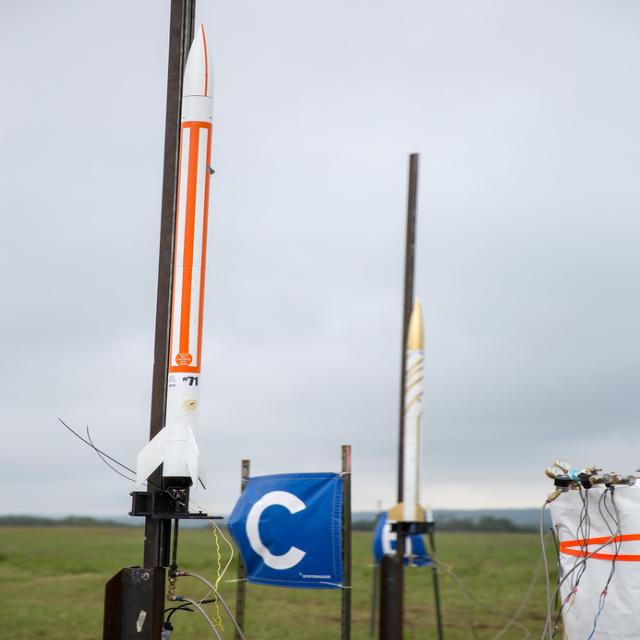
#> input picture Backend/models/Weapon_Detection/Data/test/images/02eb2bced7f8b198_jpg.rf.882ddf6fcae23f28789b81182312c66c.jpg, 640 x 640 px; its folder holds only this picture in this run
$ python -i crowd.py   (imports and definitions only)
#> lines starting #> are read from the running program, lines starting #| are printed output that depends on the picture; after the words box and inside, x2 and y2 are one past the last pixel; in counts of white or black regions, pixels touching at a corner belong together
#> further down, picture is the input picture: shape (640, 640, 3); mean B, G, R 191.2, 188.3, 184.4
# ==============================
# detection/crowd.py (Precise Face Blur + Original Logic)
# ==============================

import time
import cv2
import threading
from deep_sort_realtime.deepsort_tracker import DeepSort
import shared_state as state
from utils.telegram_utils import send_telegram_alert
from utils.db_utils import save_alert_to_db

# -----------------------------
# FACE DETECTOR (Privacy Blur)
# -----------------------------
face_cascade = cv2.CascadeClassifier(
    cv2.data.haarcascades + 'haarcascade_frontalface_default.xml'
)

# -----------------------------
# DeepSORT Tracker
# -----------------------------
# [6 lines that did not run here, left out]

# -----------------------------
# PRECISE FACE BLUR FUNCTION
# -----------------------------
def blur_all_faces(image):
    """
    Highly precise face blurring.
    Adjusted scaleFactor and minNeighbors to detect more faces in a crowd.
    """
    if image is None:
        return image

    gray = cv2.cvtColor(image, cv2.COLOR_BGR2GRAY)
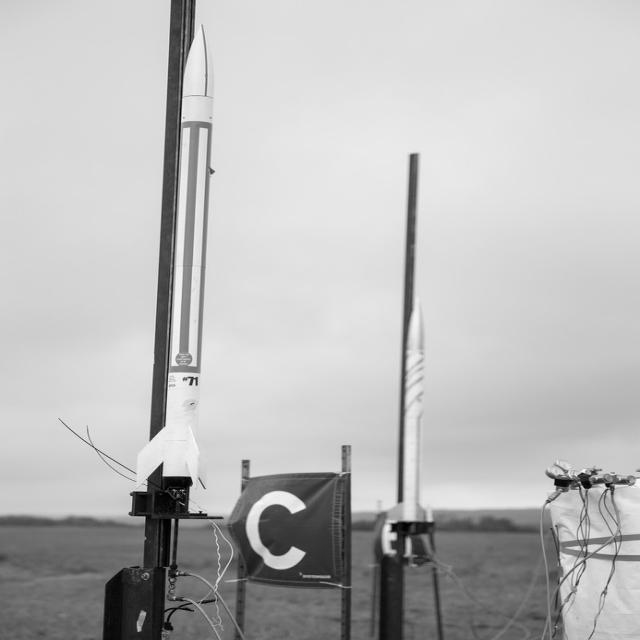
#> gray: shape (640, 640); min 0, max 254, mean 187.4

    # Improved parameters for better detection in crowded scenes
    faces = face_cascade.detectMultiScale(
        gray,
        scaleFactor=1.05,  # Smaller steps for higher precision
        minNeighbors=4,     # Lowered slightly to pick up more faces in background
        minSize=(20, 20)    # Detect smaller faces (farther away)
    )
#> faces = [[174, 535, 84, 84]]

    for (x, y, w, h) in faces:
        # Ensure coordinates are within image boundaries
        x, y = max(0, x), max(0, y)

        # Extract the exact face ROI
        roi = image[y:y+h, x:x+w]

        if roi.size > 0:
            # Apply a heavy blur only to the face area
            # (99, 99) ensures the face is unrecognizable
            blurred_roi = cv2.GaussianBlur(roi, (99, 99), 30)
            image[y:y+h, x:x+w] = blurred_roi
#> this loop made 1 pass
#> pass 1, in blur_all_faces, `roi = image[y:y+h, x:x+w]`:
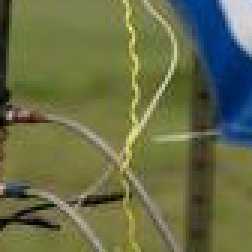
#> roi: shape (84, 84, 3) (shown 3 times larger); mean B, G, R 71.7, 108.3, 103.4
#> pass 1, in blur_all_faces, `blurred_roi = cv2.GaussianBlur(roi, (99, 99), 30)`:
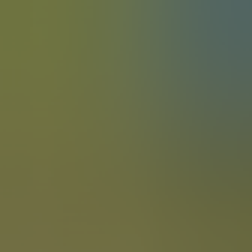
#> blurred_roi: shape (84, 84, 3) (shown 3 times larger); mean B, G, R 71.5, 108.4, 103.5
#> after the loop:
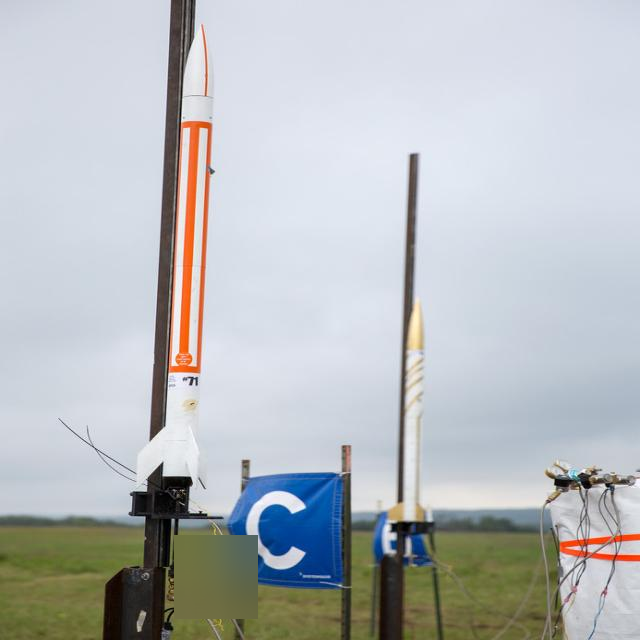
#> image: shape (640, 640, 3); 1.72% of pixels changed, all inside (x1, y1, x2, y2) = (174, 535, 258, 619)

    return image

# -----------------------------
# ALERT WORKER THREAD
# -----------------------------
# [27 lines left out: function alert_worker, not called in this run]

# Start the worker thread
# [2 lines not run here, left out]

# -----------------------------
# MAIN DETECTION FUNCTION
# -----------------------------
# [88 lines left out: function crowd_detection, not called in this run]

>>> import cv2
>>> picture = cv2.imread('../models/Weapon_Detection/Data/test/images/02eb2bced7f8b198_jpg.rf.882ddf6fcae23f28789b81182312c66c.jpg')
>>> result = blur_all_faces(picture)
